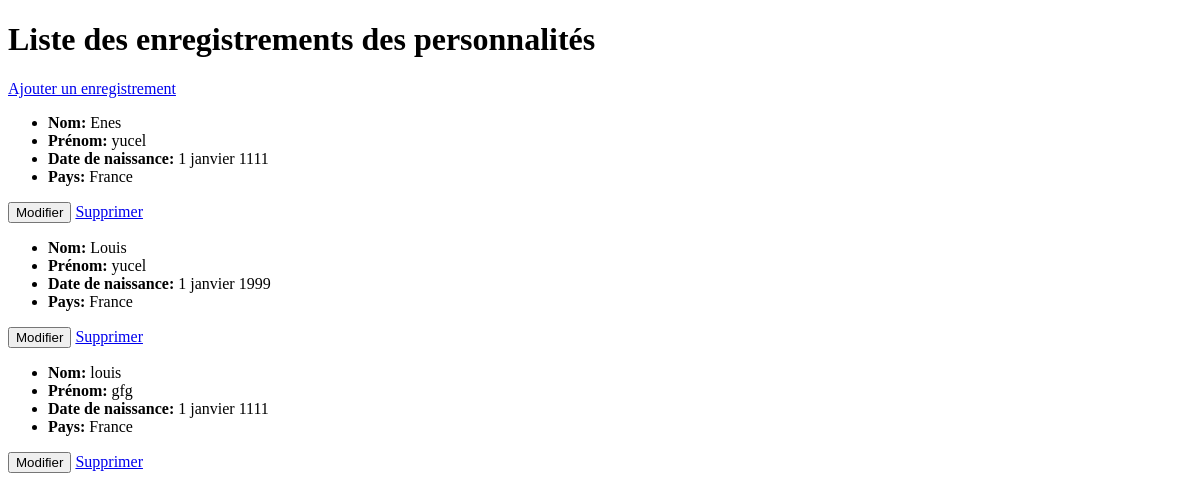
Before: /firstapp/afficher_all/ with the older database file.
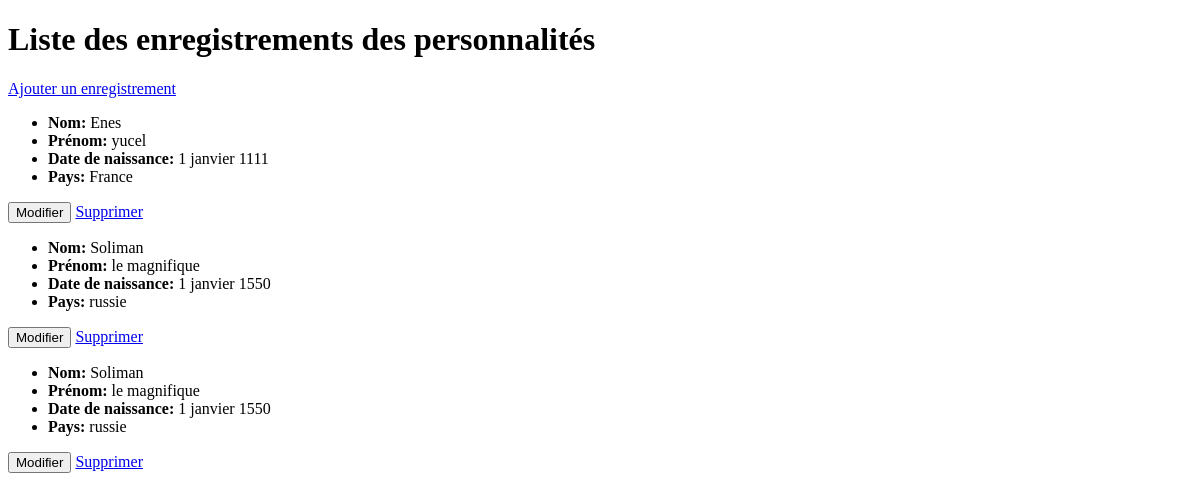
After: the same page with the newer database file.
### firstapp/models.py (models this page shows, shortened)
class Personnalite(models.Model):
    nom = models.CharField(max_length=100, verbose_name="Nom")
    prenom = models.CharField(max_length=100, verbose_name="Prénom")
    date_naissance = models.DateField(blank=True, null=True, verbose_name="Date de naissance")
    pays = models.ForeignKey("firstapp.Pays", on_delete=models.CASCADE, default=None)

class Pays(models.Model):
    pays = models.CharField(max_length=100, unique=True, verbose_name="Pays")
    description = models.TextField(blank=True, null=True, verbose_name="Description")
    class Meta:
        verbose_name_plural = "Pays"

### firstapp/views.py (the view)
# urls.py: path('afficher_all/', views.afficher_all, name='afficher_all'),
def afficher_all(request):
    liste_personnalites = Personnalite.objects.all()
    return render(request, "firstapp/afficher_all.html", {"liste": liste_personnalites})

### firstapp/templates/firstapp/afficher_all.html (shortened to what this page needs)
<!DOCTYPE html>
<html lang="fr">
<head>
    {% load static %}
</head>
<body>
    <h1>Liste des enregistrements des personnalités</h1>
    <a class="btn_generic" href="{% url 'ajout' %}">Ajouter un enregistrement</a>
    <main class="flex_conteneur_all">
        {% for personnalite in liste %}
            <div class="flex_item_all">
                <div class="traitement">
                    <ul>
                        <li><strong>Nom:</strong> {{ personnalite.nom }}</li>
                        <li><strong>Prénom:</strong> {{ personnalite.prenom }}</li>
                        <li><strong>Date de naissance:</strong> {{ personnalite.date_naissance }}</li>
                        <li><strong>Pays:</strong> {{ personnalite.pays.pays }}</li>
                    </ul>
                    <a href="{% url 'update' personnalite.id %}"><button>Modifier</button></a>
                    <a href="{% url 'supprimer' personnalite.id %}">Supprimer</a>
                </div>
            </div>
        {% empty %}
            <p>Aucune personnalité trouvée.</p>
        {% endfor %}
    </main>
</body>
</html>

Changed rows visible on the page:
removed Personnalite: nom "Louis", prenom "yucel", date_naissance "1 janvier 1999", pays.pays "France"
removed Personnalite: nom "louis", prenom "gfg", date_naissance "1 janvier 1111", pays.pays "France"
added Personnalite: nom "Soliman", prenom "le magnifique", date_naissance "1 janvier 1550", pays.pays "russie"
added Personnalite: nom "Soliman", prenom "le magnifique", date_naissance "1 janvier 1550", pays.pays "russie"
